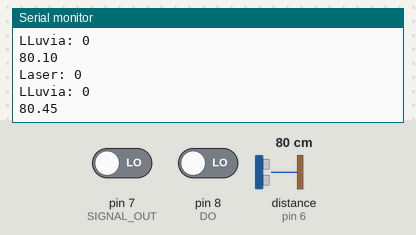
This sketch was run on a simulated Arduino Uno, built with avr-gcc and run on an emulated ATmega328P. On the bench: the last lines printed to the serial monitor. Wiring (inferred from the names in the program): ultrasonic range finder: trigger pin 5; echo pin 6. Inputs (shaded band) come from the test bench; at power-on: distance to the obstacle (sensor on pin 6) 80 cm, pin 7 (SIGNAL_OUT) LOW, pin 8 (DO) LOW. The echo pulse lasts 58.3 µs per cm; no radio packets arrive unless stated.

Above: at 1.8 s.
1.9 s: distance to the obstacle (sensor on pin 6) set to 2 cm
At 2.8 s:
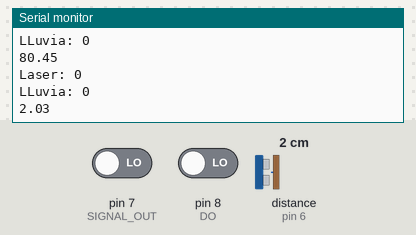
3.4 s: pin 7 (SIGNAL_OUT) driven HIGH
4.9 s: pin 8 (DO) driven HIGH
At 5.6 s:
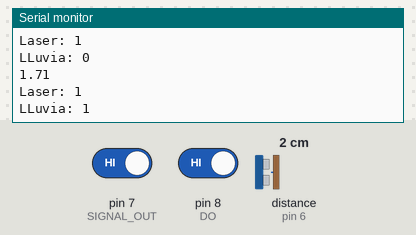
6.4 s: pin 8 (DO) driven LOW
At 7.2 s:
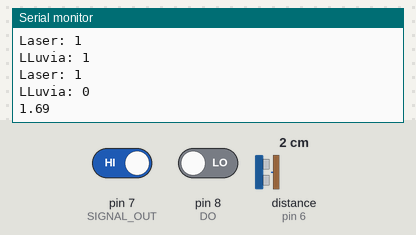
7.9 s: distance to the obstacle (sensor on pin 6) set to 4 cm
At 8.9 s:
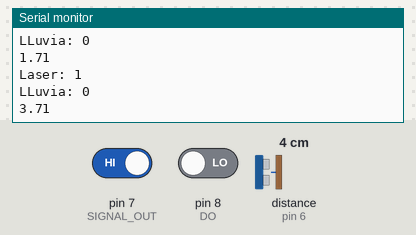
Timing chart, 0 to 10.4 s (numbered marks = the images above; inputs shaded):
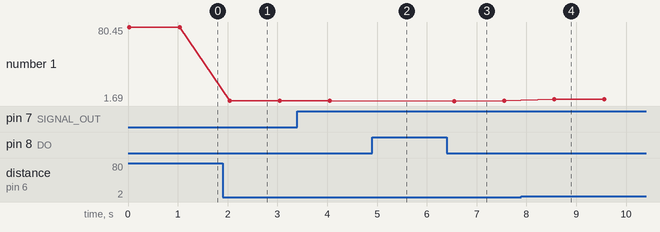

Measured:
- after the input at 1.9 s, the serial monitor: prints a new line after 0.14 s (image 1)
- after the input at 4.9 s, the serial monitor: prints a new line after 0.14 s (image 2)
- after the input at 6.4 s, the serial monitor: prints a new line after 0.15 s (image 3)
- after the input at 7.9 s, the serial monitor: prints a new line after 0.66 s (image 4)
- plotted number 1: 80.45 → 1.71 after the input at 1.9 s, 1.71 → 3.71 after the input at 7.9 s

The sketch:

MyFirstSketch.ino
```cpp
// C++ code
//
#include <SPI.h>
#include <nRF24L01.h>
#include <RF24.h>
#include <RF24_config.h>
#define CE_PIN 9 // modulos de transmisión
#define CSN_PIN 10 // modulos de transmisión
#define SIGNAL_OUT 7 // pin modulo de sensor Barrera IR
#define DO 8 // pin modulo sensor YL-80
const int trigger=5; //sensor hsro4
const int echo=6; //sensor hsro4
float dist;
RF24 radio(CE_PIN, CSN_PIN);
//const uint64_t pipe = 0xE8E8F0F0E1LL;
const byte address[6] = "00001";     //Byte of array representing the address. This is the address where we will send the data. This should be same on the receiving side.
void setup()
{
  Serial.begin(9600); //un estdandar para la impresión en la pantalla
  pinMode(trigger,OUTPUT); //OUTPUT=salida
  pinMode(SIGNAL_OUT, INPUT); //PUTPUT = ENTRADAS
  pinMode(DO, INPUT);
  pinMode(echo,INPUT);
  radio.begin();
  radio.openWritingPipe(address);
  radio.stopListening();
}

void loop()
{
  int lluvia,laser; //int=toma las señales
  lluvia = digitalRead(DO);  //lee la señal de lluvia
  laser = digitalRead(SIGNAL_OUT); //lee la señal del laser
  bool amarillo = (laser == HIGH && lluvia == HIGH); // CORREGIR PARA QUE SEA INDIVIDUALMENTE
  Serial.print("Laser: ");
  Serial.println(laser);
  Serial.print("LLuvia: ");
  Serial.println(lluvia);
  if (!amarillo){
    digitalWrite(trigger,HIGH);
    delayMicroseconds(10);
    digitalWrite(trigger,LOW);
    dist=pulseIn(echo,HIGH);
    dist = dist/58;
    Serial. println(dist);
    bool peligro = dist<=15;
    if (peligro){
      const char msg[] = "A";
      radio.write(&msg,sizeof(msg));
    }else{
      const char msg[] = "B";
      radio.write(&msg,sizeof(msg));

    }}else{
       const char msg[] = "C";
      radio.write(&msg,sizeof(msg));
        delay(500);
    }

  delay (1000);
}
```
